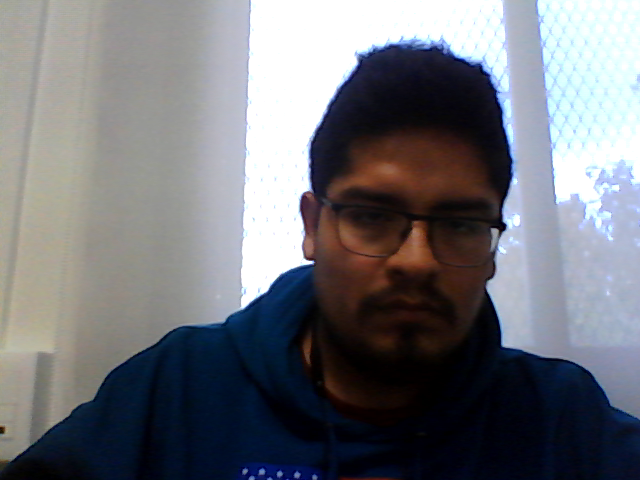
#> input picture imagenes/video_prova/video_prova_1.png, 640 x 480 px, found by its file name
$ python correlacion_cruzada.py
#> lines starting #> are read from the running program, lines starting #| are printed output that depends on the picture
import cv2
import numpy as np
import matplotlib.pyplot as plt

# Cargar las imágenes (asegúrate de que las imágenes estén en la misma carpeta o proporciona el camino adecuado)
imagen1 = cv2.imread('/home/ptrenchs/Escritorio/TFM/imagenes/video_prova/video_prova_1.png', cv2.IMREAD_GRAYSCALE)  # Cargar imagen1 en escala de grises
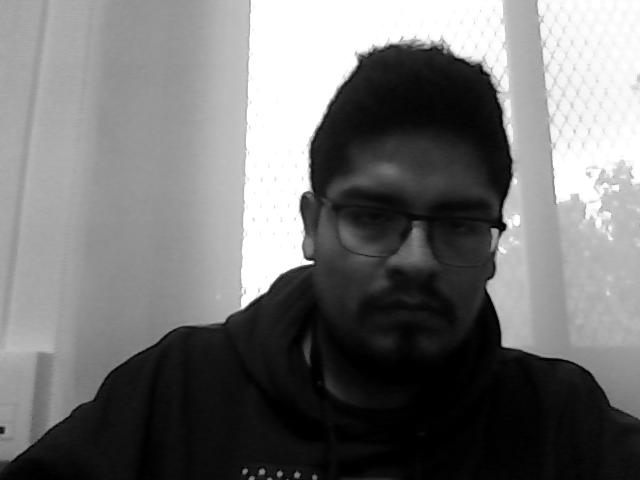
#> imagen1: shape (480, 640); min 0, max 255, mean 114.4
imagen2 = cv2.imread('/home/ptrenchs/Escritorio/TFM/imagenes/video_prova/video_prova_3.png', cv2.IMREAD_GRAYSCALE)  # Cargar imagen2 en escala de grises
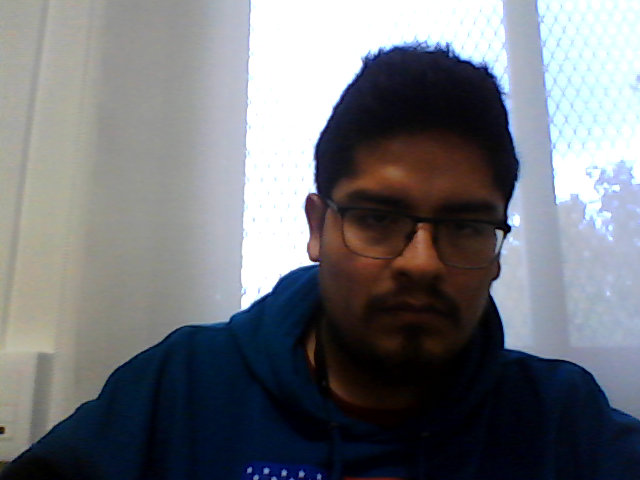
#> input picture imagenes/video_prova/video_prova_3.png, 640 x 480 px, found by its file name
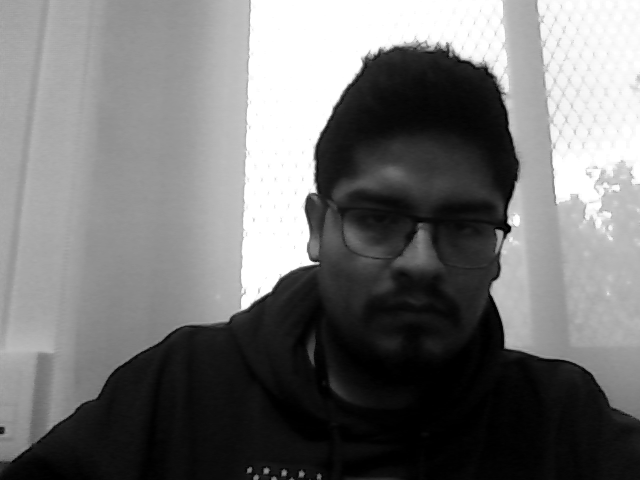
#> imagen2: shape (480, 640); min 0, max 255, mean 114.9

# Verificar si las imágenes fueron cargadas correctamente
if imagen1 is None or imagen2 is None:
    print("Error al cargar las imágenes.")
    exit()

# Redimensionar las imágenes si tienen diferentes tamaños
if imagen1.shape != imagen2.shape:
    print("Redimensionando imagen2 a las dimensiones de imagen1.")
    imagen2 = cv2.resize(imagen2, (imagen1.shape[1], imagen1.shape[0]))

# Realizar la correlación cruzada utilizando la función cv2.matchTemplate
result = cv2.matchTemplate(imagen2, imagen1, cv2.TM_CCOEFF_NORMED)
#> result = [0.98]

# Encontrar el punto de máxima correlación
min_val, max_val, min_loc, max_loc = cv2.minMaxLoc(result)
#> min_val = 0.98; max_val = 0.98; min_loc = (0, 0); max_loc = (0, 0)

# El desplazamiento es el punto donde se encuentra la máxima correlación
desplazamiento = max_loc
#> desplazamiento = (0, 0)
print(f"Desplazamiento encontrado: {desplazamiento}")
#| Desplazamiento encontrado: (0, 0)

# Mostrar las imágenes originales y el resultado de la correlación
plt.figure(figsize=(12, 6))

# Mostrar la imagen original 1
plt.subplot(1, 3, 1)
plt.title("Imagen 1")
plt.imshow(imagen1, cmap='gray')

# Mostrar la imagen original 2
plt.subplot(1, 3, 2)
plt.title("Imagen 2")
plt.imshow(imagen2, cmap='gray')

# Mostrar la correlación cruzada
plt.subplot(1, 3, 3)
plt.title("Correlación")
plt.imshow(result, cmap='hot')
plt.colorbar()

plt.show()
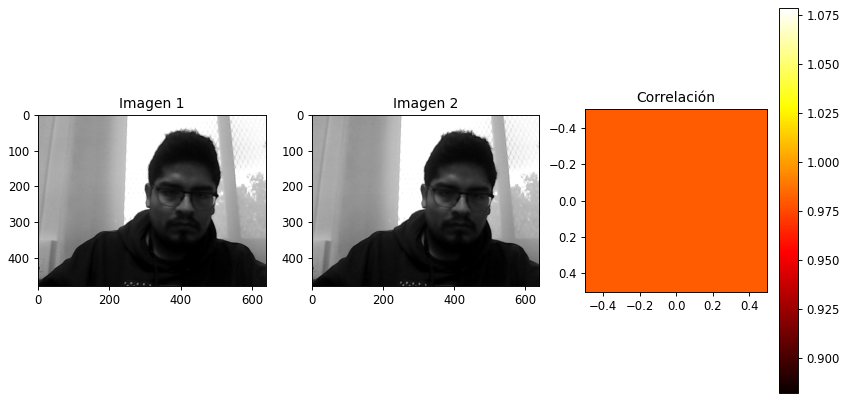
#> figure drawn by matplotlib, 4 panels

# Visualizar el rectángulo donde ocurrió la máxima correlación en la imagen
top_left = desplazamiento
#> top_left = (0, 0)
h, w = imagen1.shape
#> h = 480; w = 640
bottom_right = (top_left[0] + w, top_left[1] + h)
#> bottom_right = (640, 480)

# Dibuja un rectángulo en la imagen2 para indicar la ubicación de la máxima correlación
imagen2_correlacionada = cv2.rectangle(imagen2.copy(), top_left, bottom_right, 255, 2)

# Mostrar la imagen con el rectángulo de correlación
plt.figure(figsize=(6, 6))
plt.imshow(imagen2_correlacionada, cmap='gray')
plt.title("Máxima correlación con rectángulo")
plt.show()
